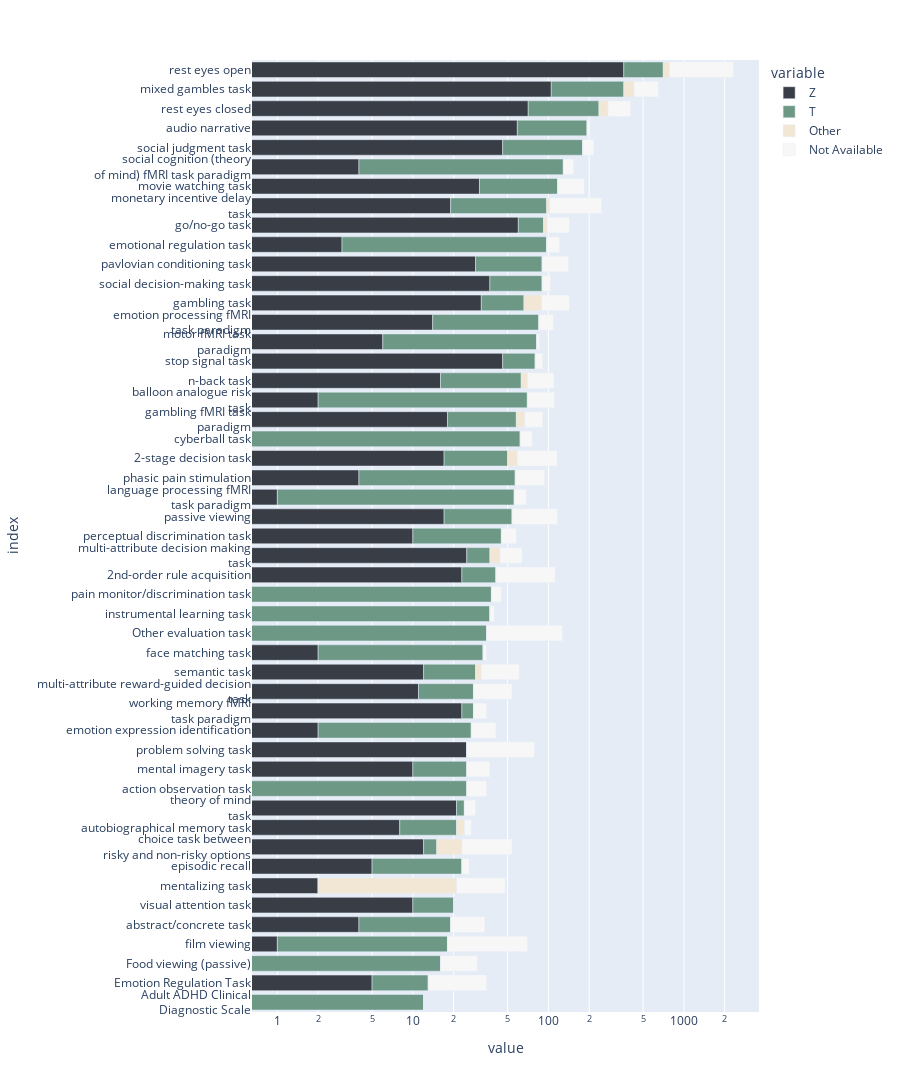

The cell this chart's notebook holds for it:
### Code cell
colors = ["#393E46", '#6D9886', '#F2E7D5', '#F7F7F7']

fig = px.bar(
    df_sorted_org_df, 
    x=["Z", "T", "Other", "Not Available"], 
    orientation='h',
    color_discrete_sequence=colors,
)
fig.update_layout(
    height=n_tasks*30,
    xaxis_type="log",
    yaxis=dict(automargin=True),
)
fig.show()

### Figure 1 — Plotly figure (JSON) as saved in the notebook; plotly's stock layout.template omitted (floating-point values rounded to 4 significant figures)
{"data": [{"alignmentgroup": "True", "hovertemplate": "variable=Z<br>value=%{x}<br>index=%{y}<extra></extra>", "legendgroup": "Z", "marker": {"color": "#393E46", "pattern": {"shape": ""}}, "name": "Z", "offsetgroup": "Z", "orientation": "h", "showlegend": true, "textposition": "auto", "type": "bar", "x": [0, 5, 0, 1, 4, 10, 2, 5, 12, 8, 21, 0, 10, 25, 2, 23, 11, 12, 2, 0, 0, 0, 23, 25, 10, 17, 1, 4, 17, 0, 18, 2, 16, 46, 6, 14, 32, 37, 29, 3, 60, 19, 31, 4, 46, 59, 71, 105, 360], "xaxis": "x", "y": ["Adult ADHD Clinical<br>Diagnostic Scale", "Emotion Regulation Task", "Food viewing (passive)", "film viewing", "abstract/concrete task", "visual attention task", "mentalizing task", "episodic recall", "choice task between<br>risky and non-risky options", "autobiographical memory task", "theory of mind<br>task", "action observation task", "mental imagery task", "problem solving task", "emotion expression identification", "working memory fMRI<br>task paradigm", "multi-attribute reward-guided decision<br>task", "semantic task", "face matching task", "Other evaluation task", "instrumental learning task", "pain monitor/discrimination task", "2nd-order rule acquisition", "multi-attribute decision making<br>task", "perceptual discrimination task", "passive viewing", "language processing fMRI<br>task paradigm", "phasic pain stimulation", "2-stage decision task", "cyberball task", "gambling fMRI task<br>paradigm", "balloon analogue risk<br>task", "n-back task", "stop signal task", "motor fMRI task<br>paradigm", "emotion processing fMRI<br>task paradigm", "gambling task", "social decision-making task", "pavlovian conditioning task", "emotional regulation task", "go/no-go task", "monetary incentive delay<br>task", "movie watching task", "social cognition (theory<br>of mind) fMRI task paradigm", "social judgment task", "audio narrative", "rest eyes closed", "mixed gambles task", "rest eyes open"], "yaxis": "y"}, {"alignmentgroup": "True", "hovertemplate": "variable=T<br>value=%{x}<br>index=%{y}<extra></extra>", "legendgroup": "T", "marker": {"color": "#6D9886", "pattern": {"shape": ""}}, "name": "T", "offsetgroup": "T", "orientation": "h", "showlegend": true, "textposition": "auto", "type": "bar", "x": [12, 8, 16, 17, 15, 10, 0, 18, 3, 13, 3, 25, 15, 0, 25, 5, 17, 17, 31, 35, 37, 38, 18, 12, 35, 37, 55, 53, 33, 62, 40, 68, 47, 34, 76, 71, 34, 53, 61, 94, 32, 78, 86, 125, 133, 134, 165, 255, 344], "xaxis": "x", "y": ["Adult ADHD Clinical<br>Diagnostic Scale", "Emotion Regulation Task", "Food viewing (passive)", "film viewing", "abstract/concrete task", "visual attention task", "mentalizing task", "episodic recall", "choice task between<br>risky and non-risky options", "autobiographical memory task", "theory of mind<br>task", "action observation task", "mental imagery task", "problem solving task", "emotion expression identification", "working memory fMRI<br>task paradigm", "multi-attribute reward-guided decision<br>task", "semantic task", "face matching task", "Other evaluation task", "instrumental learning task", "pain monitor/discrimination task", "2nd-order rule acquisition", "multi-attribute decision making<br>task", "perceptual discrimination task", "passive viewing", "language processing fMRI<br>task paradigm", "phasic pain stimulation", "2-stage decision task", "cyberball task", "gambling fMRI task<br>paradigm", "balloon analogue risk<br>task", "n-back task", "stop signal task", "motor fMRI task<br>paradigm", "emotion processing fMRI<br>task paradigm", "gambling task", "social decision-making task", "pavlovian conditioning task", "emotional regulation task", "go/no-go task", "monetary incentive delay<br>task", "movie watching task", "social cognition (theory<br>of mind) fMRI task paradigm", "social judgment task", "audio narrative", "rest eyes closed", "mixed gambles task", "rest eyes open"], "yaxis": "y"}, {"alignmentgroup": "True", "hovertemplate": "variable=Other<br>value=%{x}<br>index=%{y}<extra></extra>", "legendgroup": "Other", "marker": {"color": "#F2E7D5", "pattern": {"shape": ""}}, "name": "Other", "offsetgroup": "Other", "orientation": "h", "showlegend": true, "textposition": "auto", "type": "bar", "x": [0, 0, 0, 0, 0, 0, 19, 0, 8, 3, 0, 0, 0, 0, 0, 0, 0, 3, 0, 0, 0, 0, 0, 7, 0, 0, 0, 0, 9, 0, 9, 0, 7, 0, 0, 0, 23, 0, 0, 0, 6, 5, 0, 0, 0, 0, 39, 68, 78], "xaxis": "x", "y": ["Adult ADHD Clinical<br>Diagnostic Scale", "Emotion Regulation Task", "Food viewing (passive)", "film viewing", "abstract/concrete task", "visual attention task", "mentalizing task", "episodic recall", "choice task between<br>risky and non-risky options", "autobiographical memory task", "theory of mind<br>task", "action observation task", "mental imagery task", "problem solving task", "emotion expression identification", "working memory fMRI<br>task paradigm", "multi-attribute reward-guided decision<br>task", "semantic task", "face matching task", "Other evaluation task", "instrumental learning task", "pain monitor/discrimination task", "2nd-order rule acquisition", "multi-attribute decision making<br>task", "perceptual discrimination task", "passive viewing", "language processing fMRI<br>task paradigm", "phasic pain stimulation", "2-stage decision task", "cyberball task", "gambling fMRI task<br>paradigm", "balloon analogue risk<br>task", "n-back task", "stop signal task", "motor fMRI task<br>paradigm", "emotion processing fMRI<br>task paradigm", "gambling task", "social decision-making task", "pavlovian conditioning task", "emotional regulation task", "go/no-go task", "monetary incentive delay<br>task", "movie watching task", "social cognition (theory<br>of mind) fMRI task paradigm", "social judgment task", "audio narrative", "rest eyes closed", "mixed gambles task", "rest eyes open"], "yaxis": "y"}, {"alignmentgroup": "True", "hovertemplate": "variable=Not Available<br>value=%{x}<br>index=%{y}<extra></extra>", "legendgroup": "Not Available", "marker": {"color": "#F7F7F7", "pattern": {"shape": ""}}, "name": "Not Available", "offsetgroup": "Not Available", "orientation": "h", "showlegend": true, "textposition": "auto", "type": "bar", "x": [0, 22, 14, 52, 15, 0, 27, 3, 31, 3, 5, 10, 12, 54, 14, 7, 26, 29, 2, 92, 3, 7, 71, 20, 13, 63, 13, 37, 57, 14, 24, 41, 40, 11, 4, 24, 54, 14, 51, 24, 45, 145, 67, 25, 38, 10, 130, 221, 1546], "xaxis": "x", "y": ["Adult ADHD Clinical<br>Diagnostic Scale", "Emotion Regulation Task", "Food viewing (passive)", "film viewing", "abstract/concrete task", "visual attention task", "mentalizing task", "episodic recall", "choice task between<br>risky and non-risky options", "autobiographical memory task", "theory of mind<br>task", "action observation task", "mental imagery task", "problem solving task", "emotion expression identification", "working memory fMRI<br>task paradigm", "multi-attribute reward-guided decision<br>task", "semantic task", "face matching task", "Other evaluation task", "instrumental learning task", "pain monitor/discrimination task", "2nd-order rule acquisition", "multi-attribute decision making<br>task", "perceptual discrimination task", "passive viewing", "language processing fMRI<br>task paradigm", "phasic pain stimulation", "2-stage decision task", "cyberball task", "gambling fMRI task<br>paradigm", "balloon analogue risk<br>task", "n-back task", "stop signal task", "motor fMRI task<br>paradigm", "emotion processing fMRI<br>task paradigm", "gambling task", "social decision-making task", "pavlovian conditioning task", "emotional regulation task", "go/no-go task", "monetary incentive delay<br>task", "movie watching task", "social cognition (theory<br>of mind) fMRI task paradigm", "social judgment task", "audio narrative", "rest eyes closed", "mixed gambles task", "rest eyes open"], "yaxis": "y"}], "layout": {"barmode": "relative", "height": 1470, "legend": {"title": {"text": "variable"}, "tracegroupgap": 0}, "margin": {"t": 60}, "xaxis": {"anchor": "y", "domain": [0, 1], "title": {"text": "value"}, "type": "log"}, "yaxis": {"anchor": "x", "automargin": true, "domain": [0, 1], "title": {"text": "index"}}}}
